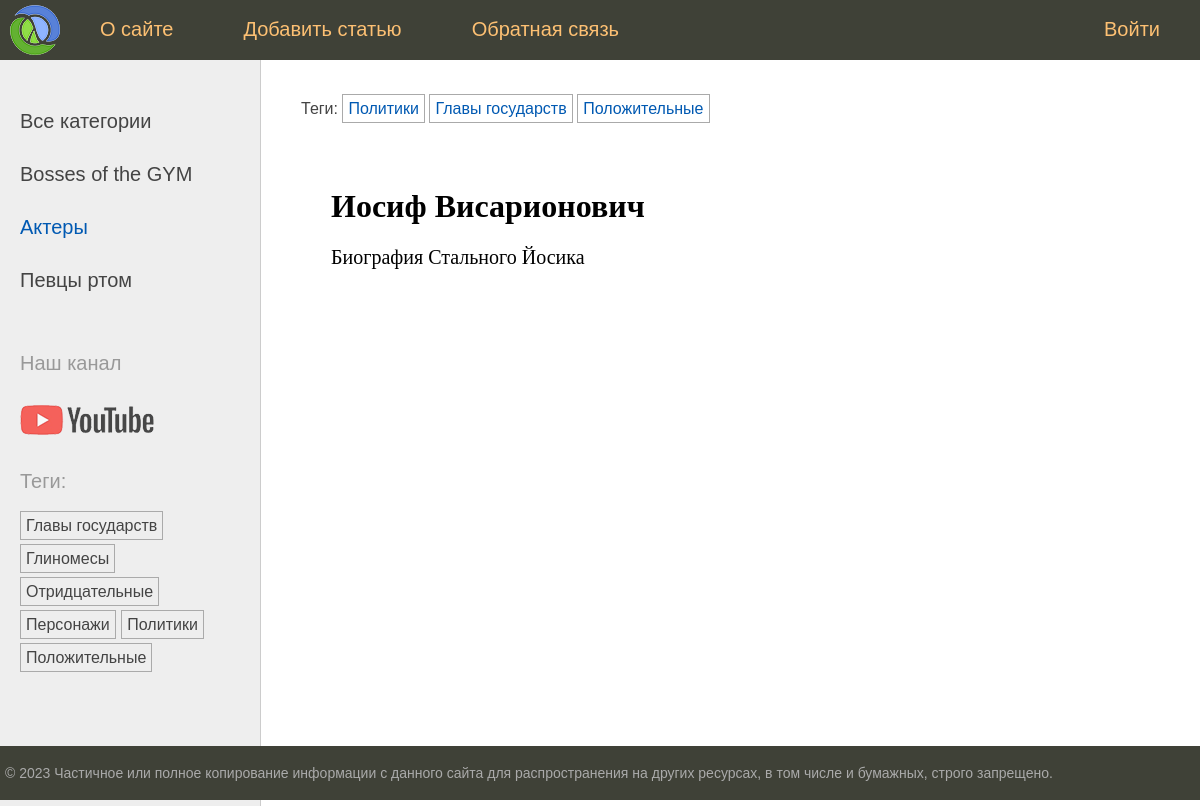
The app's page /post/stalnoy_yosik/ with its own data.
### man/models.py (models this page shows, shortened)
class Category(models.Model):
    name = models.CharField (max_length=100, db_index=True, verbose_name="Категория")
    slug = models.SlugField (max_length=255, unique=True, db_index=True)
    class Meta:
        verbose_name = "Категория"
        verbose_name_plural = "Категории"
    def get_absolute_url(self):
        return reverse('category', kwargs={'cat_slug': self.slug})

class TagPost(models.Model):
    tag = models.CharField(max_length=100, db_index=True)
    slug = models.SlugField(max_length=255, unique=True, db_index=True)
    def get_absolute_url(self):
        return reverse('tag', kwargs={'tag_slug': self.slug})

class Man(models.Model):
    class Status(models.IntegerChoices):
        DRAFT = 0, 'Черновик'
        PUBLISHED = 1, 'Опубликовано'
    title = models.CharField(max_length=255, verbose_name='Заголовок')
    slug = models.SlugField(max_length=255, unique=True, db_index=True, verbose_name='Слаг')
    content = models.TextField(blank=True, verbose_name='Текст статьи')
    time_create = models.DateTimeField(auto_now_add=True, verbose_name='Время создания')
    time_update = models.DateTimeField(auto_now=True, verbose_name='Время изменения')
    is_published = models.BooleanField(choices=tuple(map(lambda x: (bool(x[0]), x[1]), Status.choices)),
                                       default=Status.DRAFT, verbose_name="Статус")
    cat = models.ForeignKey('Category', on_delete=models.PROTECT, default=0, null=False, related_name='posts', verbose_name='Категории')
    tags = models.ManyToManyField('TagPost', blank=True, related_name='tags', verbose_name='Теги')
    wife = models.OneToOneField('Wife', on_delete=models.SET_NULL, null=True, blank=True, related_name='zhena', verbose_name='Жена')
    objects = models.Manager()
    published = PublishedManager()
    class Meta:
        verbose_name = 'Мастера подземелий'
        verbose_name_plural = 'Мастера подземелий'
        ordering = ['-time_create']
        indexes = [
            models.Index(fields=['-time_create'])
        ]

### man/views.py (the view)
# urls.py: path('post/<slug:post_slug>/', views.show_post, name='post'),
def show_post(request, post_slug):
    post = get_object_or_404 (Man, slug=post_slug)
    data = {
        'title': post.title,
        'menu': menu,
        'post': post,
        'cat_selected': 1,
    }
    return render(request, 'man/post.html', data)

### man/templatetags/man_tags.py (called while the page is built)
@register.inclusion_tag('man/list_categories.html')
def show_categories(cat_selected=0):
    cats = Category.objects.annotate(total=Count('posts')).filter(total__gt=0)
    return {'cats': cats, 'cat_selected': cat_selected}

@register.inclusion_tag('man/list_tags.html')
def show_all_tags():
    return {'tags': TagPost.objects.annotate(total=Count('tags')).filter(total__gt=0)}

### man/templates/man/post.html (shortened to what this page needs)
{% extends 'base.html'%}
{% block breadcrumbs %}
{% with post.tags.all as tags %}
{% if tags %}
<ul class="tags-list">
    <li>Теги:</li>
    {% for t in tags %}
    <li><a href="{{t.get_absolute_url}}">{{ t.tag }}</a></li>
    {% endfor %}
</ul>
{% endif %}
{% endwith %}
{% endblock %}
{% block content %}
<h1> {{post.title}}</h1>
{{post.content|linebreaks}}
{% endblock%}

### man/templates/man/list_categories.html
{% for cat in cats %}
{% if cat.id == cat_selected %}
<li class="selected"> {{cat.name}} </li>
{% else %}
<li><a href="{{ cat.get_absolute_url }}">{{cat.name}}</a></li>
{% endif %}
{% endfor %}

### man/templates/man/list_tags.html
{% if tags %}
    <p>Теги:</p>
    <ul class="tags-list">
        {% for t in tags %}
        <li><a href="{{ t.get_absolute_url }}">{{ t.tag }}</a></li>
        {% endfor %}
    </ul>
{% endif %}

### records on screen
Category: name "Bosses of the GYM"
Category: name "Актеры"
Category: name "Певцы ртом"
TagPost: tag "Главы государств"
TagPost: tag "Глиномесы"
TagPost: tag "Отридцательные"
TagPost: tag "Персонажи"
TagPost: tag "Политики"
TagPost: tag "Положительные"
Man: title "Иосиф Висарионович", content "Биография Стального Йосика"

### other values on screen
{{ m.title }} "О сайте" "Добавить статью" "Обратная связь" "Войти"
